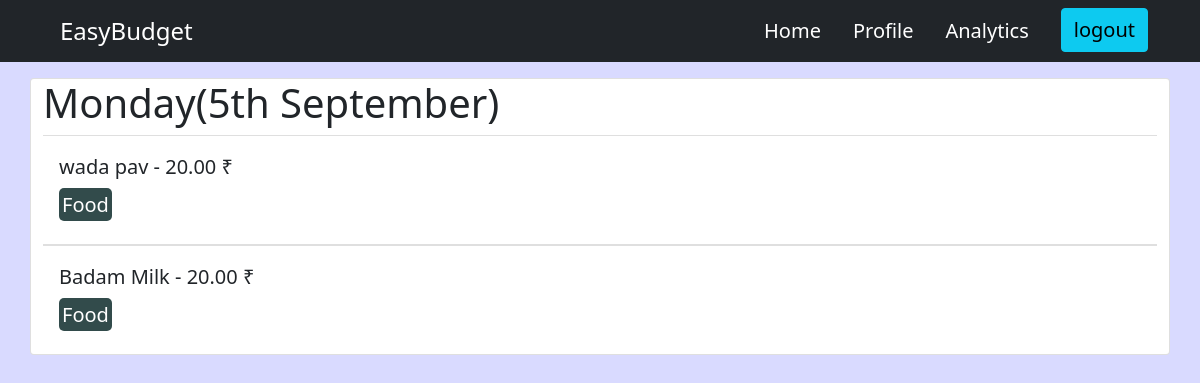
The page /profile/sheet-view/8b0eeb01-e7e9-4313-837a-2aa9717f73fe (signed in) on the database its author committed.
### budget/models.py (models this page shows, shortened)
class Sheet(models.Model):
    user = models.ForeignKey(User, on_delete= models.CASCADE, null = True, related_name='sheets')
    name = models.CharField(max_length= 200)
    created = models.DateTimeField(auto_now = True)
    id = models.UUIDField(default = uuid.uuid4, unique = True , primary_key=True, editable=False)

class Tag(models.Model):
    name = models.CharField(max_length= 200)
    created = models.DateTimeField(auto_now = True)
    id = models.UUIDField(default = uuid.uuid4, unique = True , primary_key=True, editable=False)
    def __str__(self):
        return self.name

### user/models.py (models this page shows, shortened)
class ItemClone(models.Model):
    user = models.ForeignKey(User,on_delete=models.CASCADE, null = True,related_name="itemOwnerClone")
    title = models.CharField(max_length=50)
    amount = models.DecimalField(max_digits=10000, decimal_places=2)
    tags = models.ForeignKey(Tag,null = True,on_delete=models.CASCADE)
    sheet = models.ForeignKey(Sheet,null = True, on_delete=models.CASCADE)
    id_filter = models.CharField(max_length=100, null = True, blank = False)
    created = models.DateTimeField(auto_now_add=True)
    id = models.UUIDField(default=uuid.uuid4, unique = True, primary_key=True, editable=False)

### user/views.py (the view)
# urls.py: path('sheet-view/<str:pk>', views.sheetView, name = 'sheet'),
def sheetView(request,pk):
    sheet1 = Sheet.objects.get(id = pk)
    context={"id": pk,"title":sheet1.name}
    return render(request,'user/sheet.html',context)

### user/templates/user/sheet.html (shortened to what this page needs)
{% extends 'main.html' %}
{% load static %}
{% block content %}
<div class="container card my-3">
  <h1>{{title}}</h1>
  {% for item in user.itemOwnerClone.all %}
    {% if item.id_filter == id %}
     <ul class="list-group list-group-flush fs-5">
      <li class="list-group-item my-2">
        {{item.title}} - {{item.amount}} &#8377
      <div class = "my-2">
            <span class="chip">{{item.tags}}</span>
        </div>
      </li>
    </ul>
    {% endif %}
  {% endfor %}
  </div>
{% endblock content %}

### static/styles/main.css (style rules this page uses)
body { background-color: #D9DAFF; }
.chip { padding: .19rem; height: 52px; border-radius: 5px; background-color: #324B4B; color:white; }

### user/templates/user/sheet.html (style rules this page uses)
.chip { padding: .19rem; height: 52px; border-radius: 5px; background-color: #324B4B; color:white; }

### rows shown on the page
Sheet: name "Monday(5th September)"
ItemClone: title "wada pav", amount "20.00", tags "Food"
ItemClone: title "Badam Milk", amount "20.00", tags "Food"
